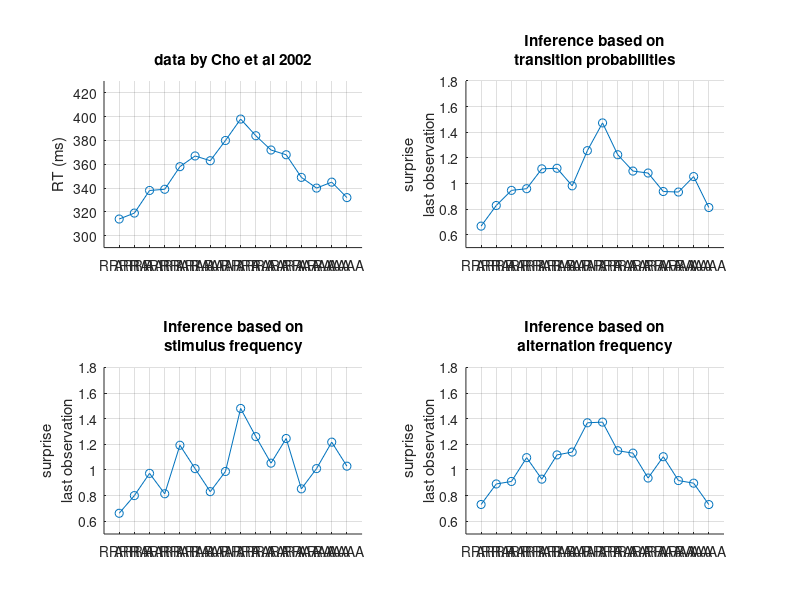

This figure's MATLAB source:
% Script to plot the results of the simulations of Cho et al. (2002) data
% 
% Copyright 2016 Florent Meyniel & Maxime Maheu 

clear all; close all;

% load data by Cho et al
original_data = load('Cho_et_al_data.mat');

% load simulation results (select which data to plot)
load Simulation_Cho_Results
% load Simulation_HMM_Cho_Results

% plot
figure(1); set(gcf, 'Color', [1 1 1]); set(gcf, 'Name', 'Model for Cho et al')

for iObs = 1:3
    
    % get data for this observer
    if iObs == 1; IOprediction_Cho_order = Prediction_TransitionProbs; end
    if iObs == 2; IOprediction_Cho_order = Prediction_StimProb; end
    if iObs == 3; IOprediction_Cho_order = Prediction_AltProb; end
    
    % plot the result
    subplot(2,2,1+iObs)
    plot(1:16, IOprediction_Cho_order, 'o-')
    xlim([0 17]); ylim([0.5 1.8]); grid on; box off       % for fixed belief model with leaky integration
    % xlim([0 17]); ylim([0.5 1.6]); grid on; box off           % for dynamic belief model
    ylabel({'surprise';'last observation'})
    if iObs == 1; title({'Inference based on';'transition probabilities'}); end
    if iObs == 2; title({'Inference based on';'stimulus frequency'}); end
    if iObs == 3; title({'Inference based on';'alternation frequency'}); end
    set(gca, 'XTick', 1:16, 'XTickLabel', patterns_Cho)
    set(gca, 'XTickLabelRotation', 90)
end

% plot data by Cho et al
subplot(2,2,1)
plot(1:16, original_data.RT, 'o-')
xlim([0 17]); ylim([290 430]); grid on; box off
ylabel('RT (ms)')
title('data by Cho et al 2002')
set(gca, 'XTick', 1:16, 'XTickLabel', patterns_Cho)
set(gca, 'XTickLabelRotation', 90)
